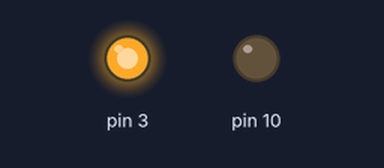
Simulated run of this sketch. Board: Arduino Uno, built with avr-gcc and run on an emulated ATmega328P. On the bench: output pins drawn as LEDs (lit = HIGH).

Above: at 0.05 s.
At 0.55 s:
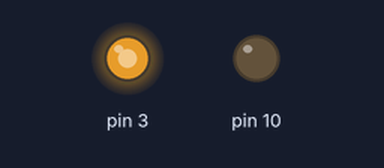
At 1.05 s:
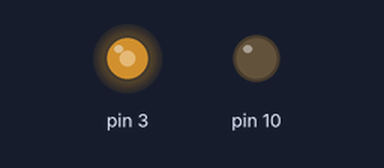
At 2.1 s:
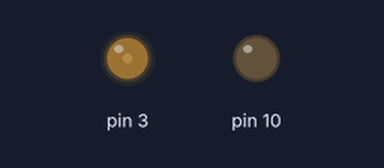
Timing chart, 0 to 5.9 s (numbered marks = the images above):
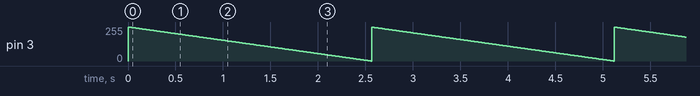

Measured:
- by itself, pin 3: ramps from 255/255 to 0/255 and jumps back, once every 2.6 s

The sketch:

1.3.ino
```cpp
int intensity;

void setup() {
  pinMode(10, OUTPUT);
  intensity=255;
}

void loop() {
  analogWrite(3, intensity);
  delay(10);

  if(intensity == 0){
    intensity = 255;
  }

  intensity--;
}
```
